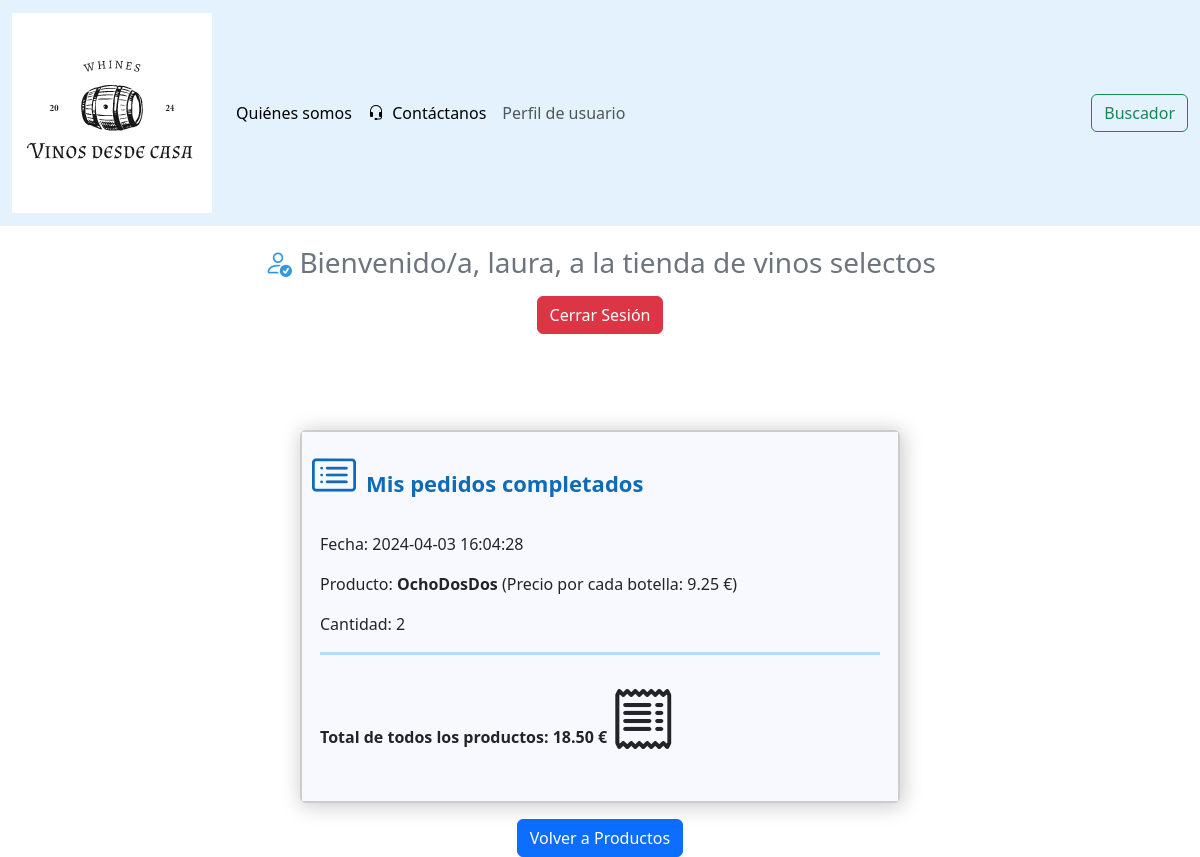
/vistauser/indexpedidos.php (signed in), run on an earlier commit of the app's database.
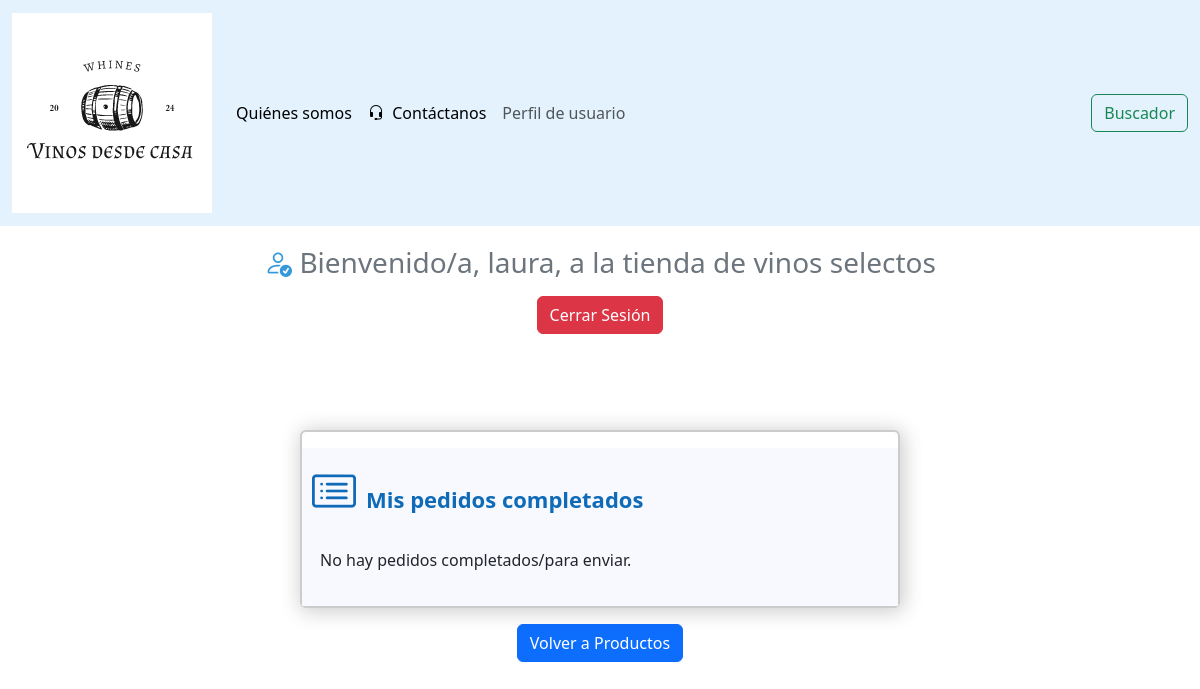
And on a later commit of the database.
### tables this page shows
CREATE TABLE `pedido` (
  `pedido_id` int(11) NOT NULL,
  `fecha` timestamp NOT NULL DEFAULT current_timestamp() ON UPDATE current_timestamp(),
  `total` decimal(10,2) DEFAULT NULL,
  `fk_usuario` int(11) NOT NULL,
  `estado` varchar(50) NOT NULL DEFAULT 'en trámite'
);

CREATE TABLE `linea_pedido` (
  `fk_pedido` int(11) NOT NULL,
  `fk_producto` int(11) NOT NULL,
  `cantidad` int(11) NOT NULL
);

CREATE TABLE `producto` (
  `producto_id` int(11) NOT NULL,
  `nombre` varchar(60) NOT NULL,
  `pvp` decimal(10,2) NOT NULL,
  `stock` int(11) NOT NULL,
  `do` varchar(60) NOT NULL,
  `descripcion` varchar(500) NOT NULL,
  `url_imagen` varchar(500) DEFAULT NULL
);

### vistauser/indexpedidos.php (the view, shortened to what the changed rows need)
<!DOCTYPE html>
<html>
<head>
    <link rel="stylesheet" type="text/css" href="estilovistauser.css">
    <link href="https://cdn.jsdelivr.net/npm/bootstrap@5.3.2/dist/css/bootstrap.min.css" rel="stylesheet">
    <link rel="stylesheet" href="https://cdn.jsdelivr.net/npm/bootstrap-icons@1.11.3/font/bootstrap-icons.min.css">
    </head>
<body>
<?php
    include "../Conexion.php";
?>
<?php
if(isset($_SESSION["username"])) {
  $username = $_SESSION["username"];
  $consultaUsuario = mysqli_query($conexion, "SELECT usuario_id FROM usuario WHERE username = '$username'");
  if ($consultaUsuario) {
      $usuario = mysqli_fetch_assoc($consultaUsuario);
      $usuario_id = $usuario["usuario_id"];
    $consultaPedidos = mysqli_query($conexion, "SELECT * FROM pedido WHERE fk_usuario = '$usuario_id' AND estado = 'completado/para enviar'");
    if ($consultaPedidos && mysqli_num_rows($consultaPedidos) > 0) {
        echo '<div class="center mt-5">';
        while ($pedido = mysqli_fetch_assoc($consultaPedidos)) {
            $pedido_id = $pedido["pedido_id"];
            $total = $pedido["total"];
            $fecha = $pedido["fecha"];
            $consultaLineaPedido = mysqli_query($conexion, "SELECT p.producto_id, p.nombre, p.pvp, lp.cantidad
                    FROM linea_pedido lp
                JOIN producto p ON lp.fk_producto = p.producto_id
                WHERE lp.fk_pedido = '$pedido_id'");
            if ($consultaLineaPedido) {
                echo '<div class="card mb-3" style="max-width: 600px; margin: 0 auto; border: 2px solid #ccc; box-shadow: 2px 2px 20px 2px rgba(0,0,0,0.2);">
                        <div style="background-color: ghostwhite; padding: 10px;">
                            <p style="font-weight: bold; color: #0F6BB7; font-size: 22px;">
                                <i class="bi bi-card-list" style="font-size: 2em; margin-right: 10px;"></i>Mis pedidos completados</p>
                            <div class="container-fluid p-2" style="background-color: ghostwhite;">';
                            echo '<p>Fecha: ' . $fecha . '</p>';
                            while ($linea = mysqli_fetch_assoc($consultaLineaPedido)) {
                                $nombre = $linea["nombre"];
                                $cantidad = $linea["cantidad"];
                                $pvp = $linea["pvp"];
                                echo '<p>Producto: <span style="font-weight: bold;">' . $nombre . '</span> (Precio por cada botella: ' . $pvp . ' €)</p>
                                      <p>Cantidad: ' . $cantidad . '</p>';
                                echo '<hr style="border-top: solid #007bff;">';
                            }
                            echo '<div style="margin-top: 10px;">
                                    <p style="font-weight: bold;">Total de todos los productos: ' . $total . ' € <i class="bi bi-receipt" style="font-size: 4em;"></i></p>
                                </div>';
                echo '</div></div></div>';
            } else {
                echo 'Error en la consulta';
            }
        }
        echo '</div>';
    } else {
      echo '<div class="center mt-5">';
      echo '<div class="card pt-3" style="max-width: 600px; margin: 0 auto; border: 2px solid #ccc; box-shadow: 2px 2px 20px 2px rgba(0,0,0,0.2);">
              <div style="background-color: ghostwhite; padding: 10px;">
                  <p style="font-weight: bold; color: #0F6BB7; font-size: 22px;">
                      <i class="bi bi-card-list" style="font-size: 2em; margin-right: 10px;"></i>Mis pedidos completados</p>
                  <div class="container-fluid p-2" style="background-color: ghostwhite;">';
                  echo '<p>No hay pedidos completados/para enviar.</p>';
      echo '</div></div></div>';
      echo '</div>';
    }
} else {
    echo 'Fallo. Usuario no autentificado.';
}
}
?>
</body>
</html>

What changed in the data, as far as the page shows it:
removed pedido: fecha "2024-04-03 16:04:28", total "18.50"
removed linea_pedido: fk_producto.nombre "OchoDosDos", fk_producto.pvp "9.25", cantidad "2"
Also different on the page:
text now shown: "Mis pedidos completados No hay pedidos completados/para enviar."
